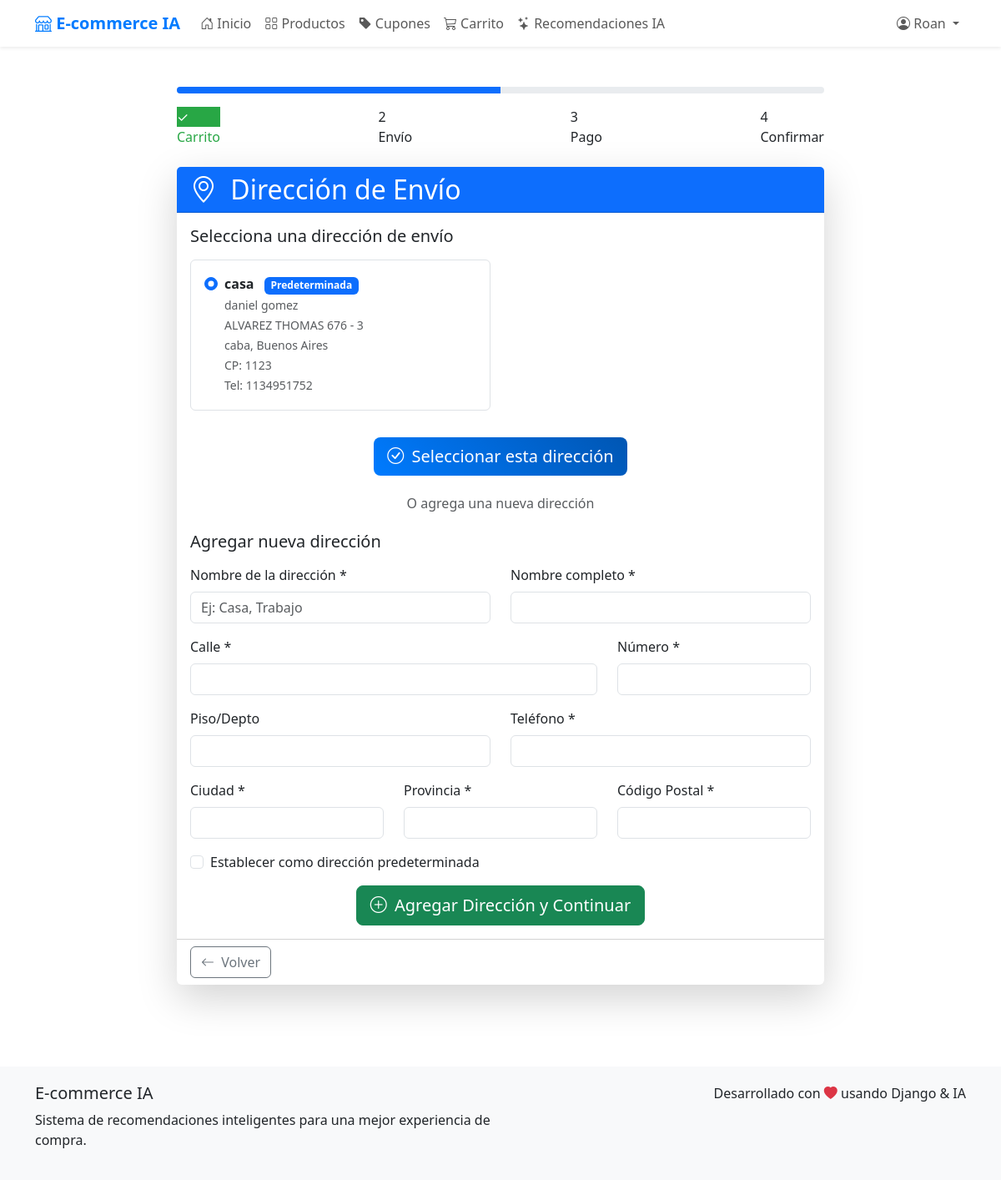
/checkout/direccion/ (signed in), run on the app's committed database.
### tienda/models.py (models this page shows, shortened)
class DireccionEnvio(models.Model):
    usuario = models.ForeignKey(User, on_delete=models.CASCADE)
    nombre_direccion = models.CharField(max_length=100, help_text="Ej: Casa, Trabajo, etc.")
    nombre_completo = models.CharField(max_length=200)
    calle = models.CharField(max_length=200)
    numero = models.CharField(max_length=20)
    piso_departamento = models.CharField(max_length=50, blank=True, null=True)
    ciudad = models.CharField(max_length=100)
    provincia = models.CharField(max_length=100)
    codigo_postal = models.CharField(max_length=20)
    telefono = models.CharField(max_length=20)
    es_predeterminada = models.BooleanField(default=False)
    class Meta:
        verbose_name = "Dirección de Envío"
        verbose_name_plural = "Direcciones de Envío"

### tienda/views.py (the view, shortened to what this page needs)
# urls.py: path('checkout/direccion/', views.checkout_direccion, name='checkout_direccion'),
@login_required
def checkout_direccion(request):
    direcciones = DireccionEnvio.objects.filter(usuario=request.user)
    form = DireccionEnvioForm()  # Initialize form by default
    return render(request, 'tienda/checkout_direccion.html', {
        'direcciones': direcciones,
        'form': form,
        'paso': 2
    })

### tienda/templates/tienda/checkout_direccion.html (shortened to what this page needs)
{% extends 'tienda/base.html' %}
{% load i18n %}
{% block content %}
<div class="container-fluid py-5">
    <div class="row justify-content-center mb-4">
        <div class="col-12 col-lg-8">
            <div class="checkout-progress">
                <div class="progress mb-3" style="height: 8px;">
                    <div class="progress-bar bg-primary" role="progressbar" style="width: 50%" aria-valuenow="50" aria-valuemin="0" aria-valuemax="100"></div>
                </div>
                <div class="d-flex justify-content-between">
                    <div class="step completed">
                        <div class="step-circle">✓</div>
                        <div class="step-text">{% trans "Carrito" %}</div>
                    </div>
                    <div class="step active">
                        <div class="step-circle">2</div>
                        <div class="step-text">{% trans "Envío" %}</div>
                    </div>
                    <div class="step">
                        <div class="step-circle">3</div>
                        <div class="step-text">{% trans "Pago" %}</div>
                    </div>
                    <div class="step">
                        <div class="step-circle">4</div>
                        <div class="step-text">{% trans "Confirmar" %}</div>
                    </div>
                </div>
            </div>
        </div>
    </div>
    <div class="row justify-content-center">
        <div class="col-12 col-lg-8">
            <div class="card shadow-lg border-0">
                <div class="card-header bg-primary text-white">
                    <h2 class="mb-0">
                        <i class="bi bi-geo-alt me-2"></i>
                        {% trans "Dirección de Envío" %}
                    </h2>
                </div>
                <div class="card-body">
                    {% if direcciones %}
                    <div class="mb-4">
                        <h5 class="mb-3">{% trans "Selecciona una dirección de envío" %}</h5>
                        <form method="post">
                            <div class="row">
                                {% for direccion in direcciones %}
                                <div class="col-md-6 mb-3">
                                    <div class="card border h-100">
                                        <div class="card-body">
                                            <div class="form-check">
                                                <input class="form-check-input" type="radio" name="direccion_id"
                                                       value="{{ direccion.id }}" id="direccion{{ direccion.id }}"
                                                       {% if direccion.es_predeterminada %}checked{% endif %}>
                                                <label class="form-check-label w-100" for="direccion{{ direccion.id }}">
                                                    <div class="d-flex justify-content-between align-items-start">
                                                        <div>
                                                            <strong>{{ direccion.nombre_direccion }}</strong>
                                                            {% if direccion.es_predeterminada %}
                                                                <span class="badge bg-primary ms-2">{% trans "Predeterminada" %}</span>
                                                            {% endif %}
                                                            <br>
                                                            <small class="text-muted">
                                                                {{ direccion.nombre_completo }}<br>
                                                                {{ direccion.calle }} {{ direccion.numero }}
                                                                {% if direccion.piso_departamento %} - {{ direccion.piso_departamento }}{% endif %}<br>
                                                                {{ direccion.ciudad }}, {{ direccion.provincia }}<br>
                                                                CP: {{ direccion.codigo_postal }}<br>
                                                                Tel: {{ direccion.telefono }}
                                                            </small>
                                                        </div>
                                                    </div>
                                                </label>
                                            </div>
                                        </div>
                                    </div>
                                </div>
                                {% endfor %}
                            </div>
                            <div class="text-center mt-3">
                                <button type="submit" name="seleccionar_direccion" class="btn btn-primary btn-lg">
                                    <i class="bi bi-check-circle me-1"></i>
                                    {% trans "Seleccionar esta dirección" %}
                                </button>
                            </div>
                        </form>
                    </div>
                    <div class="text-center mb-4">
                        <h6 class="text-muted">{% trans "O agrega una nueva dirección" %}</h6>
                    </div>
                    {% endif %}
                    <div class="row">
                        <div class="col-12">
                            <h5 class="mb-3">
                                {% if direcciones %}
                                    {% trans "Agregar nueva dirección" %}
                                {% else %}
                                    {% trans "Ingresa tu dirección de envío" %}
                                {% endif %}
                            </h5>
                            <form method="post">
                                <div class="row">
                                    <div class="col-md-6 mb-3">
                                        <label for="{{ form.nombre_direccion.id_for_label }}" class="form-label">
                                            {% trans "Nombre de la dirección" %} *
                                        </label>
                                        {{ form.nombre_direccion }}
                                    </div>
                                    <div class="col-md-6 mb-3">
                                        <label for="{{ form.nombre_completo.id_for_label }}" class="form-label">
                                            {% trans "Nombre completo" %} *
                                        </label>
                                        {{ form.nombre_completo }}
                                    </div>
                                </div>
                                <div class="row">
                                    <div class="col-md-8 mb-3">
                                        <label for="{{ form.calle.id_for_label }}" class="form-label">
                                            {% trans "Calle" %} *
                                        </label>
                                        {{ form.calle }}
                                    </div>
                                    <div class="col-md-4 mb-3">
                                        <label for="{{ form.numero.id_for_label }}" class="form-label">
                                            {% trans "Número" %} *
                                        </label>
                                        {{ form.numero }}
                                    </div>
                                </div>
                                <div class="row">
                                    <div class="col-md-6 mb-3">
                                        <label for="{{ form.piso_departamento.id_for_label }}" class="form-label">
                                            {% trans "Piso/Depto" %}
                                        </label>
                                        {{ form.piso_departamento }}
                                    </div>
                                    <div class="col-md-6 mb-3">
                                        <label for="{{ form.telefono.id_for_label }}" class="form-label">
                                            {% trans "Teléfono" %} *
                                        </label>
                                        {{ form.telefono }}
                                    </div>
                                </div>
                                <div class="row">
                                    <div class="col-md-4 mb-3">
                                        <label for="{{ form.ciudad.id_for_label }}" class="form-label">
                                            {% trans "Ciudad" %} *
                                        </label>
                                        {{ form.ciudad }}
                                    </div>
                                    <div class="col-md-4 mb-3">
                                        <label for="{{ form.provincia.id_for_label }}" class="form-label">
                                            {% trans "Provincia" %} *
                                        </label>
                                        {{ form.provincia }}
                                    </div>
                                    <div class="col-md-4 mb-3">
                                        <label for="{{ form.codigo_postal.id_for_label }}" class="form-label">
                                            {% trans "Código Postal" %} *
                                        </label>
                                        {{ form.codigo_postal }}
                                    </div>
                                </div>
                                <div class="mb-3">
                                    <div class="form-check">
                                        {{ form.es_predeterminada }}
                                        <label class="form-check-label" for="{{ form.es_predeterminada.id_for_label }}">
                                            {% trans "Establecer como dirección predeterminada" %}
                                        </label>
                                    </div>
                                </div>
                                <div class="text-center">
                                    <button type="submit" class="btn btn-success btn-lg">
                                        <i class="bi bi-plus-circle me-1"></i>
                                        {% trans "Agregar Dirección y Continuar" %}
                                    </button>
                                </div>
                            </form>
                        </div>
                    </div>
                </div>
                <div class="card-footer bg-transparent">
                    <div class="d-flex justify-content-between">
                        <a href="{% url 'checkout' %}" class="btn btn-outline-secondary">
                            <i class="bi bi-arrow-left me-1"></i>
                            {% trans "Volver" %}
                        </a>
                    </div>
                </div>
            </div>
        </div>
    </div>
</div>
{% endblock %}

### tienda/templates/tienda/base.html (shortened to what this page needs)
{% load i18n %}
<!DOCTYPE html>
<html lang="es">
<head>
    <link href="https://cdn.jsdelivr.net/npm/bootstrap@5.3.0/dist/css/bootstrap.min.css" rel="stylesheet">
    <link rel="stylesheet" href="https://cdn.jsdelivr.net/npm/bootstrap-icons@1.10.0/font/bootstrap-icons.css">
</head>
<body>
    <nav class="navbar navbar-expand-lg navbar-light bg-white shadow-sm">
        <div class="container">
            <a class="navbar-brand" href="{% url 'home' %}">
                <i class="bi bi-shop"></i> E-commerce IA
            </a>
            <div class="collapse navbar-collapse" id="navbarNav">
                <ul class="navbar-nav me-auto">
                    <li class="nav-item">
                        <a class="nav-link" href="{% url 'home' %}">
                            <i class="bi bi-house-door"></i> {% trans "Inicio" %}
                        </a>
                    </li>
                    {% if user.is_authenticated %}
                        <li class="nav-item">
                            <a class="nav-link" href="{% url 'productos' %}">
                                <i class="bi bi-grid"></i> {% trans "Productos" %}
                            </a>
                        </li>
                        <li class="nav-item">
                            <a class="nav-link" href="{% url 'cupones_disponibles' %}">
                                <i class="bi bi-tag-fill"></i> {% trans "Cupones" %}
                            </a>
                        </li>
                        <li class="nav-item">
                            <a class="nav-link" href="{% url 'ver_carrito' %}">
                                <i class="bi bi-cart3"></i> {% trans "Carrito" %}
                            </a>
                        </li>
                        <li class="nav-item">
                            <a class="nav-link" href="{% url 'recomendaciones' %}">
                                <i class="bi bi-stars"></i> {% trans "Recomendaciones IA" %}
                            </a>
                        </li>
                    {% endif %}
                </ul>
                <ul class="navbar-nav">
                    {% if user.is_authenticated %}
                        <li class="nav-item dropdown">
                            <a class="nav-link dropdown-toggle" href="#" id="userDropdown" role="button" data-bs-toggle="dropdown">
                                <i class="bi bi-person-circle"></i> {{ user.username }}
                            </a>
                        </li>
                    {% endif %}
                </ul>
            </div>
        </div>
    </nav>
    <main>
        {% block content %}{% endblock %}
    </main>
    <footer class="footer">
        <div class="container">
            <div class="row">
                <div class="col-md-6">
                    <h5>E-commerce IA</h5>
                    <p>{% trans "Sistema de recomendaciones inteligentes para una mejor experiencia de compra." %}</p>
                </div>
                <div class="col-md-6 text-md-end">
                    <p class="mb-0">{% trans "Desarrollado con" %} <i class="bi bi-heart-fill text-danger"></i> {% trans "usando Django & IA" %}</p>
                </div>
            </div>
        </div>
    </footer>
</body>
</html>

### data on the page
DireccionEnvio: es_predeterminada "☑ casa Predeterminada daniel gom", nombre_direccion "casa", nombre_completo "daniel gomez", calle "ALVAREZ THOMAS", numero "676", piso_departamento "3", ciudad "caba", provincia "Buenos Aires", codigo_postal "1123", telefono "1134951752"

### other printed values
{{ user.username }} "Roan"
